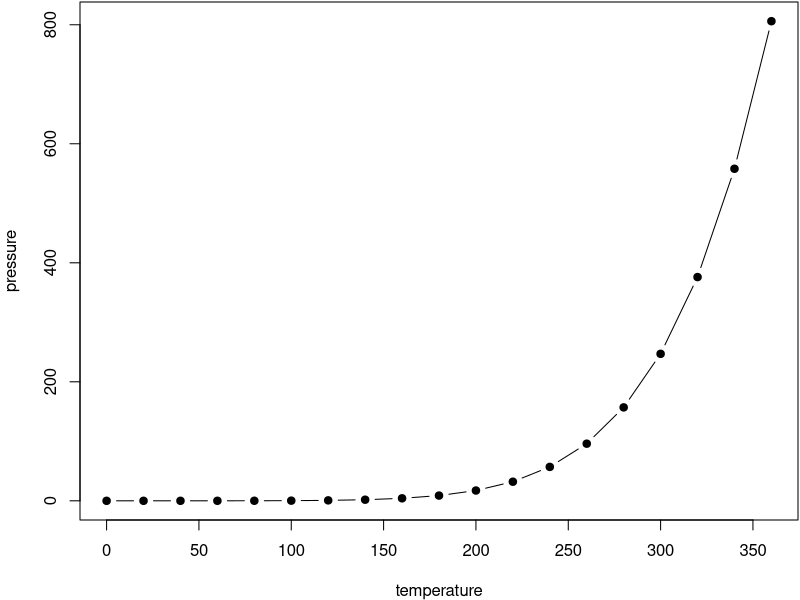
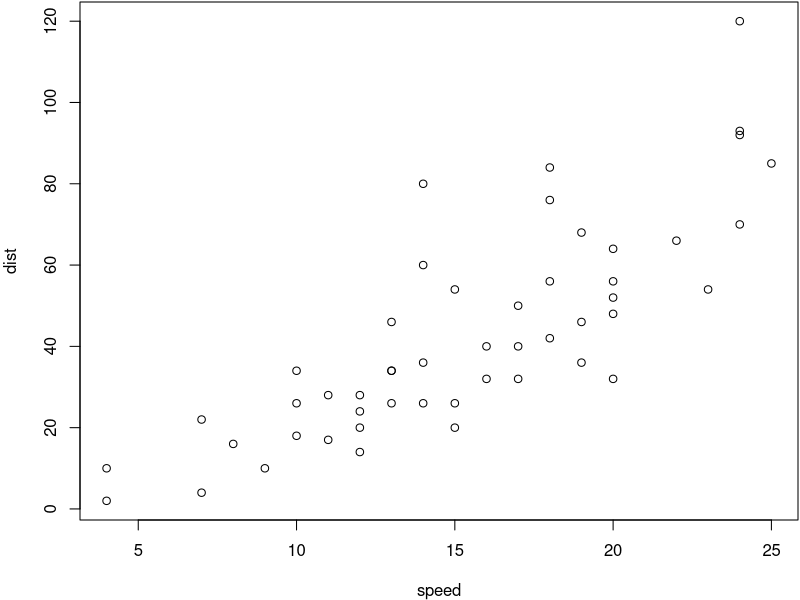

These figures' R source, in order:
## ---- chunk 1
par(mar = c(4, 4, .1, .1))
plot(pressure, type = 'b', pch = 19)
## ---- chunk 2
knitr::kable(
  head(iris, 20), caption = 'Here is a nice table!',
  booktabs = TRUE
)
## ---- chunk 3
plot(cars)  # a scatterplot
